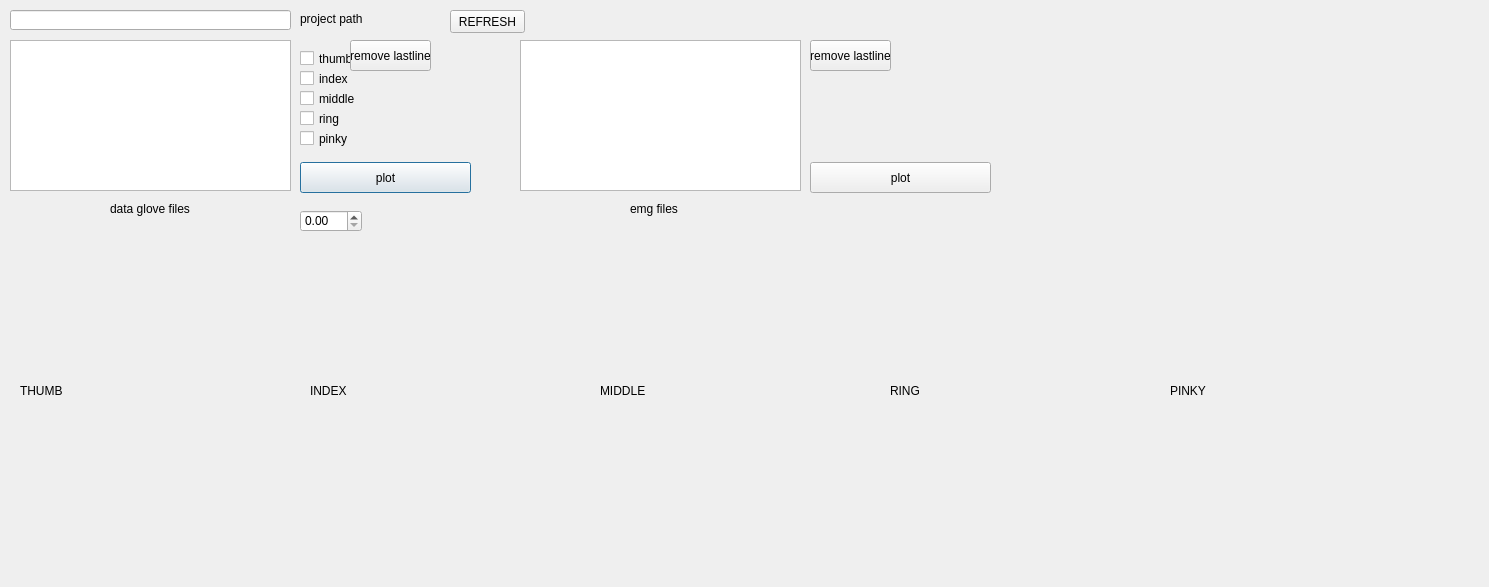
<?xml version="1.0" encoding="UTF-8"?>
<ui version="4.0">
 <class>Dialog</class>
 <widget class="QDialog" name="Dialog">
  <property name="windowModality">
   <enum>Qt::WindowModal</enum>
  </property>
  <property name="geometry">
   <rect>
    <x>0</x>
    <y>0</y>
    <width>1489</width>
    <height>587</height>
   </rect>
  </property>
  <property name="windowTitle">
   <string>Dialog</string>
  </property>
  <widget class="QListWidget" name="listWidget">
   <property name="geometry">
    <rect>
     <x>10</x>
     <y>40</y>
     <width>281</width>
     <height>151</height>
    </rect>
   </property>
  </widget>
  <widget class="QLabel" name="label">
   <property name="geometry">
    <rect>
     <x>110</x>
     <y>200</y>
     <width>81</width>
     <height>17</height>
    </rect>
   </property>
   <property name="text">
    <string>data glove files</string>
   </property>
  </widget>
  <widget class="QCheckBox" name="checkBox">
   <property name="geometry">
    <rect>
     <x>300</x>
     <y>50</y>
     <width>70</width>
     <height>17</height>
    </rect>
   </property>
   <property name="text">
    <string>thumb</string>
   </property>
  </widget>
  <widget class="QCheckBox" name="checkBox_2">
   <property name="geometry">
    <rect>
     <x>300</x>
     <y>70</y>
     <width>70</width>
     <height>17</height>
    </rect>
   </property>
   <property name="text">
    <string>index</string>
   </property>
  </widget>
  <widget class="QCheckBox" name="checkBox_3">
   <property name="geometry">
    <rect>
     <x>300</x>
     <y>90</y>
     <width>70</width>
     <height>17</height>
    </rect>
   </property>
   <property name="text">
    <string>middle</string>
   </property>
  </widget>
  <widget class="QCheckBox" name="checkBox_4">
   <property name="geometry">
    <rect>
     <x>300</x>
     <y>110</y>
     <width>70</width>
     <height>17</height>
    </rect>
   </property>
   <property name="text">
    <string>ring</string>
   </property>
  </widget>
  <widget class="QCheckBox" name="checkBox_5">
   <property name="geometry">
    <rect>
     <x>300</x>
     <y>130</y>
     <width>70</width>
     <height>17</height>
    </rect>
   </property>
   <property name="text">
    <string>pinky</string>
   </property>
  </widget>
  <widget class="QPushButton" name="pushButton">
   <property name="geometry">
    <rect>
     <x>300</x>
     <y>162</y>
     <width>171</width>
     <height>31</height>
    </rect>
   </property>
   <property name="text">
    <string>plot</string>
   </property>
  </widget>
  <widget class="QLineEdit" name="lineEdit">
   <property name="geometry">
    <rect>
     <x>10</x>
     <y>10</y>
     <width>281</width>
     <height>20</height>
    </rect>
   </property>
  </widget>
  <widget class="QLabel" name="label_2">
   <property name="geometry">
    <rect>
     <x>300</x>
     <y>10</y>
     <width>81</width>
     <height>17</height>
    </rect>
   </property>
   <property name="text">
    <string>project path</string>
   </property>
  </widget>
  <widget class="QLabel" name="label_3">
   <property name="geometry">
    <rect>
     <x>20</x>
     <y>260</y>
     <width>281</width>
     <height>261</height>
    </rect>
   </property>
   <property name="text">
    <string>THUMB</string>
   </property>
  </widget>
  <widget class="QLabel" name="label_4">
   <property name="geometry">
    <rect>
     <x>310</x>
     <y>260</y>
     <width>281</width>
     <height>261</height>
    </rect>
   </property>
   <property name="text">
    <string>INDEX</string>
   </property>
  </widget>
  <widget class="QLabel" name="label_5">
   <property name="geometry">
    <rect>
     <x>600</x>
     <y>260</y>
     <width>281</width>
     <height>261</height>
    </rect>
   </property>
   <property name="text">
    <string>MIDDLE</string>
   </property>
  </widget>
  <widget class="QLabel" name="label_6">
   <property name="geometry">
    <rect>
     <x>890</x>
     <y>260</y>
     <width>271</width>
     <height>261</height>
    </rect>
   </property>
   <property name="text">
    <string>RING</string>
   </property>
  </widget>
  <widget class="QLabel" name="label_7">
   <property name="geometry">
    <rect>
     <x>1170</x>
     <y>260</y>
     <width>281</width>
     <height>261</height>
    </rect>
   </property>
   <property name="text">
    <string>PINKY</string>
   </property>
  </widget>
  <widget class="QPushButton" name="pushButton_2">
   <property name="geometry">
    <rect>
     <x>350</x>
     <y>40</y>
     <width>81</width>
     <height>31</height>
    </rect>
   </property>
   <property name="text">
    <string>remove lastline</string>
   </property>
  </widget>
  <widget class="QListWidget" name="listWidget_2">
   <property name="geometry">
    <rect>
     <x>520</x>
     <y>40</y>
     <width>281</width>
     <height>151</height>
    </rect>
   </property>
  </widget>
  <widget class="QLabel" name="label_8">
   <property name="geometry">
    <rect>
     <x>630</x>
     <y>200</y>
     <width>81</width>
     <height>17</height>
    </rect>
   </property>
   <property name="text">
    <string>emg files</string>
   </property>
  </widget>
  <widget class="QPushButton" name="pushButton_3">
   <property name="geometry">
    <rect>
     <x>810</x>
     <y>162</y>
     <width>181</width>
     <height>31</height>
    </rect>
   </property>
   <property name="text">
    <string>plot</string>
   </property>
  </widget>
  <widget class="QPushButton" name="pushButton_4">
   <property name="geometry">
    <rect>
     <x>450</x>
     <y>10</y>
     <width>75</width>
     <height>23</height>
    </rect>
   </property>
   <property name="text">
    <string>REFRESH</string>
   </property>
  </widget>
  <widget class="QPushButton" name="pushButton_5">
   <property name="geometry">
    <rect>
     <x>810</x>
     <y>40</y>
     <width>81</width>
     <height>31</height>
    </rect>
   </property>
   <property name="text">
    <string>remove lastline</string>
   </property>
  </widget>
  <widget class="QDoubleSpinBox" name="doubleSpinBox">
   <property name="geometry">
    <rect>
     <x>300</x>
     <y>210</y>
     <width>62</width>
     <height>22</height>
    </rect>
   </property>
  </widget>
 </widget>
 <resources/>
 <connections/>
</ui>
